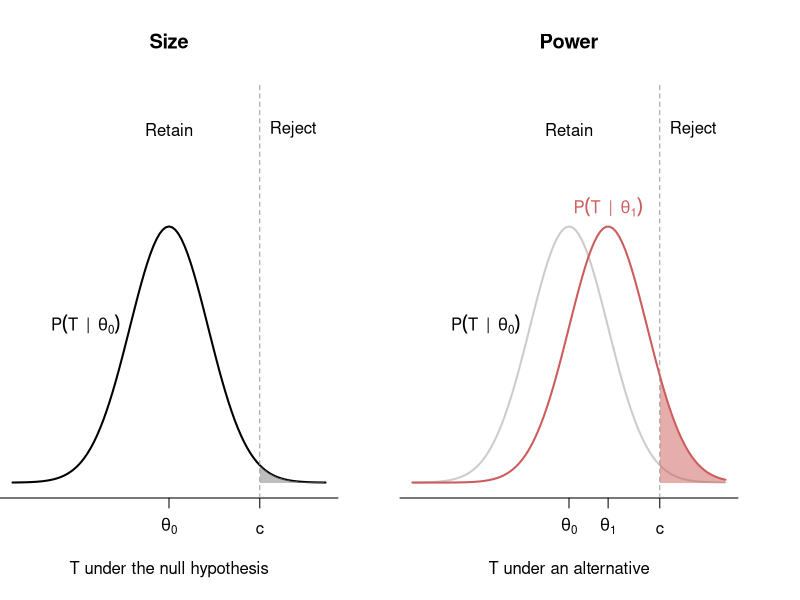
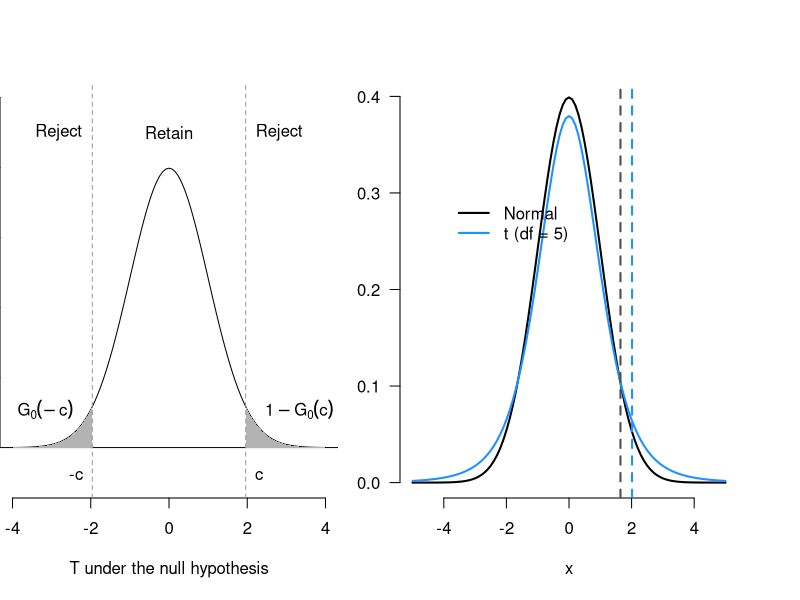

Write R code to recreate these figures, in order.
## ---- chunk 1
#| label: fig-size-power
#| echo: false
#| fig-cap: "Size of a test and power against an alternative"
par(mfrow = c(1,2), mar = c(5.1, 0, 4.1, 3.1))
curve(dnorm(x), from = -4, to = 4, ylim = c(0, 0.6), bty = "n", las = 1, xlab = "T under the null hypothesis", ylab = "", xaxt = "n", yaxt = "n", col = "black", lwd = 2, main = "Size")
axis(side = 1, at = c(-10, 0, 2.32, 10), labels = c("b", expression(theta[0]), expression(c), "d"),
     line = 0)
polygon(c(2.32,seq(2.32,4,0.01),4), c(0,dnorm(seq(2.32,4,0.01)), 0), col = adjustcolor("grey50", alpha = 0.5), border = NA)
## text(x = 3, y = 0.02, "0.05", pos = 3)
abline(v = 2.32, lty = 2, col = "grey60")
text(x = 0, y = 0.55, "Retain")
text(x = 2.32, y = 0.55, "Reject", pos = 4)
text(x = -1, y = dnorm(-1), expression(P(T ~~ "|" ~~ theta[0])), pos = 2)
curve(dnorm(x), from = -4, to = 4, ylim = c(0, 0.6), bty = "n", las = 1, xlab = "T under an alternative", ylab = "", xaxt = "n", yaxt = "n", col = "grey80", lwd = 2, main = "Power")
axis(side = 1, at = c(-10, 0, 1, 2.32, 10), labels = c("b", expression(theta[0]), expression(theta[1]), expression(c), "d"),
     line = 0)
curve(dnorm(x, mean = 1), from = -4, to = 4, col = "indianred", lwd = 2, add = TRUE)
## text(x = 3, y = 0.02, "0.05", pos = 3)
abline(v = 2.32, lty = 2, col = "grey60")
text(x = 0, y = 0.55, "Retain")
text(x = 2.32, y = 0.55, "Reject", pos = 4)
text(x = -1, y = dnorm(-1), expression(P(T ~~ "|" ~~ theta[0])), pos = 2)
text(x = 1, y = dnorm(1, mean = 1), expression(P(T ~~ "|" ~~ theta[1])), pos = 3, col = "indianred")
polygon(c(2.32,seq(2.32,4,0.01),4), c(0,dnorm(seq(2.32,4,0.01), mean = 1), 0), col = adjustcolor("indianred", alpha = 0.5), border = NA)
## ---- chunk 2
#| label: fig-two-sided
#| echo: false
#| fig-cap: "Rejection regions for a two-sided test."
curve(dnorm(x), from = -4, to = 4, ylim = c(-.05, 0.5), bty = "n", las = 1, xlab = "T under the null hypothesis", ylab = expression(P(T ~~ "|" ~~ theta[0] )))
abline(h = 0)
polygon(c(-4,seq(-4,-1.96,0.01),-1.96), c(0,dnorm(seq(-4,-1.96,0.01)), 0), col = "grey70", border = NA)
polygon(c(4,seq(4,1.96,-0.01),1.96), c(0,dnorm(seq(4,1.96,-0.01)), 0), col = "grey70", border = NA)
abline(v = 1.96, lty = 2, col = "grey60")
abline(v = -1.96, lty = 2, col = "grey60")
text(x = 0, y = 0.45, "Retain")
text(x = 1.96, y = 0.45, "Reject", pos = 4)
text(x = -1.96, y = 0.45, "Reject", pos = 2)
text(x = 1.94, y = -0.04, "c", pos = 4)
text(x = -1.94, y = -0.04, "-c", pos = 2)
text(x = 2.2, y = 0.05, expression(1 - G[0](c)), pos = 4)
text(x = -2.2, y = 0.05, expression(G[0](-c)), pos = 2)
## ---- chunk 3
qnorm(0.05 / 2, lower.tail = FALSE)
## ---- chunk 4
qnorm(0.01/2, lower.tail = FALSE)
## ---- chunk 5
#| label: fig-shape-of-t
#| echo: false
#| fig-cap: "Normal versus t distribution"
curve(dnorm(x), from = -5, to = 5, lwd = 2, bty = "n", ylab = "f(x)", las = 1)
curve(dt(x, df = 5), from = -5, to = 5, add = TRUE, lwd = 2, col = "dodgerblue")
legend(x = -4, y = 0.3, legend = c("Normal", "t (df = 5)"), lwd = 2, col = c("black", "dodgerblue"), bty = "n")
abline(v = qnorm(1 - 0.05), col = "grey30", lty = 2, lwd = 2)
abline(v = qt(1 - 0.05, df = 5), col = "dodgerblue", lty = 2, lwd = 2)
